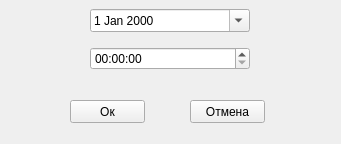
<?xml version="1.0" encoding="UTF-8"?>
<ui version="4.0">
 <class>selectDateTime</class>
 <widget class="QWidget" name="selectDateTime">
  <property name="windowModality">
   <enum>Qt::WindowModal</enum>
  </property>
  <property name="geometry">
   <rect>
    <x>0</x>
    <y>0</y>
    <width>341</width>
    <height>144</height>
   </rect>
  </property>
  <property name="windowTitle">
   <string>Select date and time</string>
  </property>
  <widget class="QPushButton" name="okButton">
   <property name="geometry">
    <rect>
     <x>70</x>
     <y>100</y>
     <width>75</width>
     <height>23</height>
    </rect>
   </property>
   <property name="text">
    <string>Ок</string>
   </property>
  </widget>
  <widget class="QPushButton" name="cancelButton">
   <property name="geometry">
    <rect>
     <x>190</x>
     <y>100</y>
     <width>75</width>
     <height>23</height>
    </rect>
   </property>
   <property name="text">
    <string>Отмена</string>
   </property>
  </widget>
  <widget class="QWidget" name="verticalLayoutWidget">
   <property name="geometry">
    <rect>
     <x>90</x>
     <y>0</y>
     <width>160</width>
     <height>80</height>
    </rect>
   </property>
   <layout class="QVBoxLayout" name="verticalLayout">
    <item>
     <widget class="QDateEdit" name="dateEdit">
      <property name="calendarPopup">
       <bool>true</bool>
      </property>
     </widget>
    </item>
    <item>
     <widget class="QTimeEdit" name="timeEdit">
      <property name="date">
       <date>
        <year>2000</year>
        <month>1</month>
        <day>17</day>
       </date>
      </property>
      <property name="calendarPopup">
       <bool>false</bool>
      </property>
     </widget>
    </item>
   </layout>
  </widget>
 </widget>
 <resources/>
 <connections/>
</ui>
